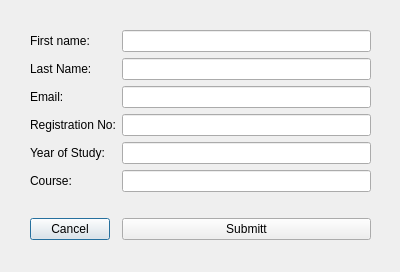
<?xml version="1.0" encoding="UTF-8"?>
<ui version="4.0">
 <class>Dialog</class>
 <widget class="QDialog" name="Dialog">
  <property name="geometry">
   <rect>
    <x>0</x>
    <y>0</y>
    <width>400</width>
    <height>272</height>
   </rect>
  </property>
  <property name="windowTitle">
   <string>Dialog</string>
  </property>
  <widget class="QWidget" name="formLayoutWidget">
   <property name="geometry">
    <rect>
     <x>10</x>
     <y>10</y>
     <width>381</width>
     <height>258</height>
    </rect>
   </property>
   <layout class="QFormLayout" name="baseLayout">
    <property name="leftMargin">
     <number>20</number>
    </property>
    <property name="topMargin">
     <number>20</number>
    </property>
    <property name="rightMargin">
     <number>20</number>
    </property>
    <property name="bottomMargin">
     <number>20</number>
    </property>
    <item row="0" column="0">
     <widget class="QLabel" name="label_3">
      <property name="text">
       <string>First name:</string>
      </property>
     </widget>
    </item>
    <item row="0" column="1">
     <widget class="QLineEdit" name="firstName"/>
    </item>
    <item row="1" column="0">
     <widget class="QLabel" name="label_4">
      <property name="text">
       <string>Last Name:</string>
      </property>
     </widget>
    </item>
    <item row="1" column="1">
     <widget class="QLineEdit" name="lastName"/>
    </item>
    <item row="2" column="0">
     <widget class="QLabel" name="label_5">
      <property name="text">
       <string>Email:</string>
      </property>
     </widget>
    </item>
    <item row="2" column="1">
     <widget class="QLineEdit" name="email"/>
    </item>
    <item row="3" column="0">
     <widget class="QLabel" name="label">
      <property name="text">
       <string>Registration No:</string>
      </property>
     </widget>
    </item>
    <item row="3" column="1">
     <widget class="QLineEdit" name="regNo"/>
    </item>
    <item row="4" column="0">
     <widget class="QLabel" name="label_2">
      <property name="text">
       <string>Year of Study:</string>
      </property>
     </widget>
    </item>
    <item row="4" column="1">
     <widget class="QLineEdit" name="yos"/>
    </item>
    <item row="5" column="0">
     <widget class="QLabel" name="label_6">
      <property name="text">
       <string>Course:</string>
      </property>
     </widget>
    </item>
    <item row="5" column="1">
     <widget class="QLineEdit" name="course">
      <property name="styleSheet">
       <string notr="true"/>
      </property>
     </widget>
    </item>
    <item row="7" column="0">
     <widget class="QPushButton" name="cancel">
      <property name="text">
       <string>Cancel</string>
      </property>
     </widget>
    </item>
    <item row="7" column="1">
     <widget class="QPushButton" name="submit">
      <property name="text">
       <string>Submitt</string>
      </property>
     </widget>
    </item>
    <item row="6" column="1">
     <widget class="QLabel" name="error">
      <property name="styleSheet">
       <string notr="true">color: rgb(170, 0, 0);
font: 700 12pt &quot;System&quot;;</string>
      </property>
      <property name="text">
       <string/>
      </property>
     </widget>
    </item>
   </layout>
  </widget>
 </widget>
 <resources/>
 <connections/>
</ui>
